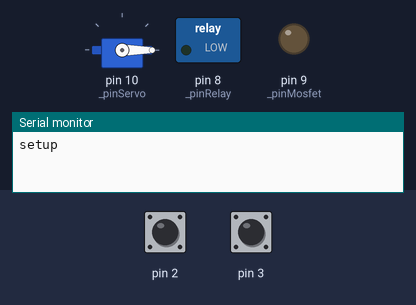
The sketch below on a simulated Arduino Uno, built with avr-gcc and run on an emulated ATmega328P. Shown: servo, switched loads named in the sketch (green lamp = pin HIGH), output pins drawn as LEDs (lit = HIGH), the last lines printed to the serial monitor. Inputs (shaded band) come from the test bench; at power-on: pin 2 HIGH, pin 3 HIGH.

Above: at 1.7 s.
1.8 s: pin 2 pulled LOW for 0.15 s
At 3.5 s:
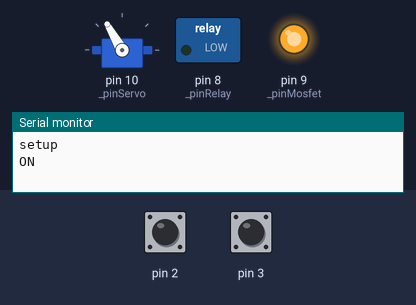
3.8 s: pin 3 pulled LOW for 0.15 s
At 4.2 s:
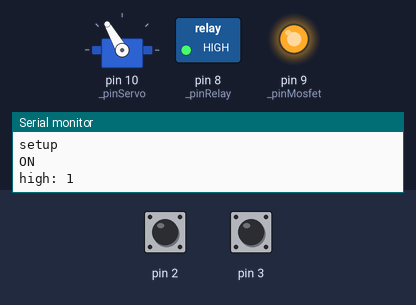
5.4 s: pin 2 pulled LOW for 1 s
At 6.7 s:
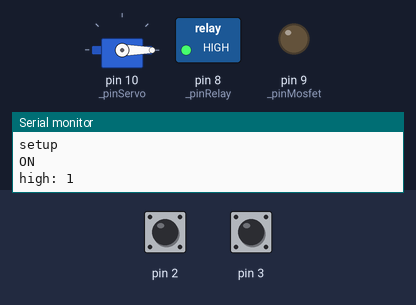
7.9 s: pin 2 pulled LOW for 3.2 s
At 8.2 s:
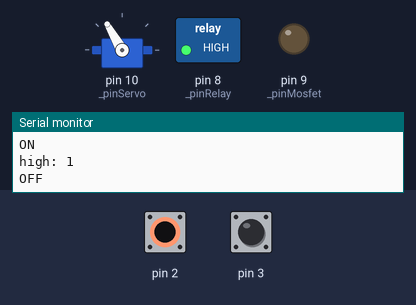
12.6 s: pin 3 pulled LOW for 1 s
At 13.3 s:
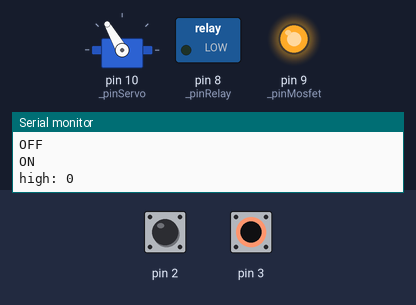
Timing chart, 0 to 15.6 s (numbered marks = the images above; inputs shaded):
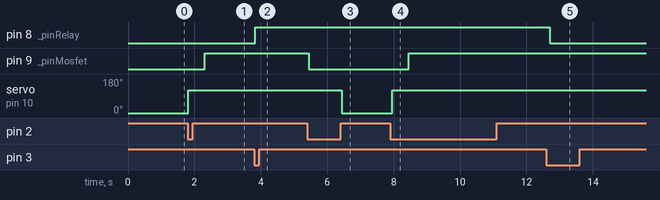

The sketch:

fan.ino
```cpp
#include "Bun.h"
#include "Servo.h"

#define _pinRelay 8
#define _pinMosfet 9
#define _pinServo 10
#define _angleOpen 120
#define _angleClose 0

Bun _buttonPower(2, 100);
Bun _buttonStrength(3, 100);
Servo _servo;

bool _statePowerEnabled = false;
bool _stateStrengthHigh = false;

void setup()
{
  Serial.begin(9600);

  pinMode(_pinRelay, OUTPUT);
  pinMode(_pinMosfet, OUTPUT);
  _servo.attach(_pinServo);
  _servo.write(_angleClose);
  delay(500);
  _servo.detach();

  Serial.println("setup");
}

void loop()
{
  if (_buttonPower.onPressed())
  {
    _statePowerEnabled = !_statePowerEnabled;
    if (_statePowerEnabled)
    {
      _servo.attach(_pinServo);
      _servo.write(_angleOpen);
      delay(500);
      _servo.detach();

      analogWrite(_pinMosfet, 255);

      Serial.println("ON");
    }
    else
    {
      analogWrite(_pinMosfet, 0);
      delay(1000);

      _servo.attach(_pinServo);
      _servo.write(_angleClose);
      delay(500);
      _servo.detach();

      Serial.println("OFF");
    }
  }

  if (_buttonStrength.onPressed())
  {
    _stateStrengthHigh = !_stateStrengthHigh;
    digitalWrite(_pinRelay, _stateStrengthHigh);
    Serial.print("high: ");
    Serial.println(_stateStrengthHigh);
  }
}
```

Measured:
- after the input at 1.8 s, pin 9 (_pinMosfet): LOW → HIGH after 0.51 s; servo on pin 10 (_pinServo): 0° → 120° at once
- after the input at 3.8 s, pin 8 (_pinRelay): LOW → HIGH at once
- after the input at 5.4 s, pin 9 (_pinMosfet): HIGH → LOW at once; servo on pin 10 (_pinServo): 120° → 0° after 1.0 s
- after the input at 7.9 s, pin 9 (_pinMosfet): LOW → HIGH after 0.55 s; servo on pin 10 (_pinServo): 0° → 120° after 0.05 s
- after the input at 12.6 s, pin 8 (_pinRelay): HIGH → LOW after 0.09 s
